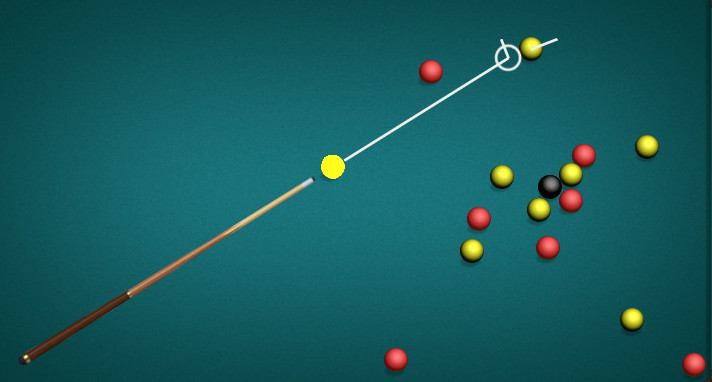
#> input picture data/biliard_yello.jpg, 712 x 382 px, found by its file name; its folder holds 4 pictures in this run
$ python app_yello.py
#> lines starting #> are read from the running program, lines starting #| are printed output that depends on the picture; after the words box and inside, x2 and y2 are one past the last pixel; in counts of white or black regions, pixels touching at a corner belong together
#!/usr/bin/env python

# ..
import numpy as np
import cv2
# ..
# HSV color thresholds for YELLOW
THRESHOLD_LOW = (15, 210, 20)
THRESHOLD_HIGH = (35, 255, 255)


# Minimum required radius of enclosing circle of contour
MIN_RADIUS = 2

#
# img_name  = 'messi5.jpg'
img_name  = 'biliard'
ball_collor  = 'yello'

# ..read
# Change Flag As 1 For Color Image
# or O for Gray Image So It image is
# already gray
# https://stackoverflow.com/questions/30506126/open-cv-error-215-scn-3-scn-4-in-function-cvtcolor
img = cv2.imread('/data/%s_%s.jpg'%(img_name, ball_collor),1)
#> img is the input picture: shape (382, 712, 3); mean B, G, R 94, 91.5, 22.3
# ---------------

# # 01. Blur image to remove noise
img_filter = cv2.GaussianBlur(img.copy(), (3, 3), 0)


# 02. Convert image from BGR to HSV
img_filter = cv2.cvtColor(img_filter, cv2.COLOR_BGR2HSV)
#> img_filter: shape (382, 712, 3); mean H, S, V 89.4, 208.1, 97.6

# 03. Set pixels to white if in color range, others to black (binary bitmap)
img_binary = cv2.inRange(img_filter.copy(), THRESHOLD_LOW, THRESHOLD_HIGH)
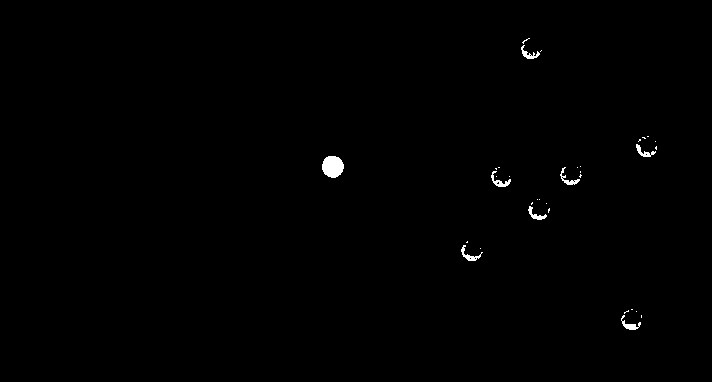
#> img_binary: shape (382, 712); 0.42% white; 34 white regions (26 under 20 px), largest, box (x1, y1, x2, y2) and area: (322, 156, 344, 178) 379, (491, 171, 511, 187) 108, (461, 245, 483, 261) 103

# [33 lines of commented-out code are left out]
cv2.imwrite('%s.png'%img_name, img_binary)
